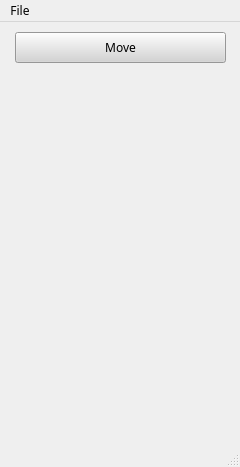
<?xml version="1.0" encoding="UTF-8"?>
<ui version="4.0">
 <author>IAE</author>
 <class>MainWindow</class>
 <widget class="QMainWindow" name="MainWindow">
  <property name="geometry">
   <rect>
    <x>0</x>
    <y>0</y>
    <width>240</width>
    <height>467</height>
   </rect>
  </property>
  <property name="font">
   <font>
    <family>NanumSquare</family>
   </font>
  </property>
  <property name="windowTitle">
   <string/>
  </property>
  <property name="windowIcon">
   <iconset theme="document-save-as">
    <normaloff>.</normaloff>.</iconset>
  </property>
  <property name="toolTip">
   <string/>
  </property>
  <property name="styleSheet">
   <string notr="true"/>
  </property>
  <widget class="QWidget" name="centralwidget">
   <widget class="QPushButton" name="btn_move">
    <property name="geometry">
     <rect>
      <x>15</x>
      <y>10</y>
      <width>211</width>
      <height>31</height>
     </rect>
    </property>
    <property name="font">
     <font>
      <family>NanumSquare</family>
     </font>
    </property>
    <property name="styleSheet">
     <string notr="true">color: rgb(0,0,0);
background-color: rgb(212, 212, 212);</string>
    </property>
    <property name="text">
     <string>Move</string>
    </property>
   </widget>
  </widget>
  <widget class="QMenuBar" name="menubar">
   <property name="geometry">
    <rect>
     <x>0</x>
     <y>0</y>
     <width>240</width>
     <height>24</height>
    </rect>
   </property>
   <widget class="QMenu" name="menuControl">
    <property name="title">
     <string>File</string>
    </property>
    <addaction name="actionExit"/>
   </widget>
   <addaction name="menuControl"/>
  </widget>
  <widget class="QStatusBar" name="statusbar"/>
  <action name="actionExit">
   <property name="text">
    <string>Exit</string>
   </property>
  </action>
 </widget>
 <resources/>
 <connections/>
 <designerdata>
  <property name="gridDeltaX">
   <number>5</number>
  </property>
  <property name="gridDeltaY">
   <number>5</number>
  </property>
  <property name="gridSnapX">
   <bool>true</bool>
  </property>
  <property name="gridSnapY">
   <bool>true</bool>
  </property>
  <property name="gridVisible">
   <bool>true</bool>
  </property>
 </designerdata>
</ui>
